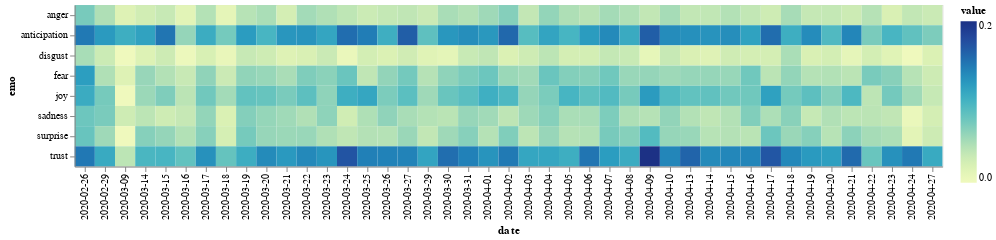

Source (notebook cell):
### Code cell
alt.Chart(trump_feels_by_date).mark_rect().encode(
    x='date:O',
    y='emo:N',
    color='value:Q'
)

### Figure 1 — Vega-Lite specification as saved in the notebook (floating-point values rounded to 4 significant figures; data arrays with more than 128 entries replaced by an {"elided": "..."} marker saying what was removed)
{"config": {"view": {"continuousWidth": 400, "continuousHeight": 300}}, "data": {"name": "data-6b672a8fec2175c3a0f6508b42501485"}, "mark": "rect", "encoding": {"color": {"type": "quantitative", "field": "value"}, "x": {"type": "ordinal", "field": "date"}, "y": {"type": "nominal", "field": "emo"}}, "$schema": "https://vega.github.io/schema/vega-lite/v4.0.2.json", "datasets": {"data-6b672a8fec2175c3a0f6508b42501485": {"elided": "344 records"}}}
